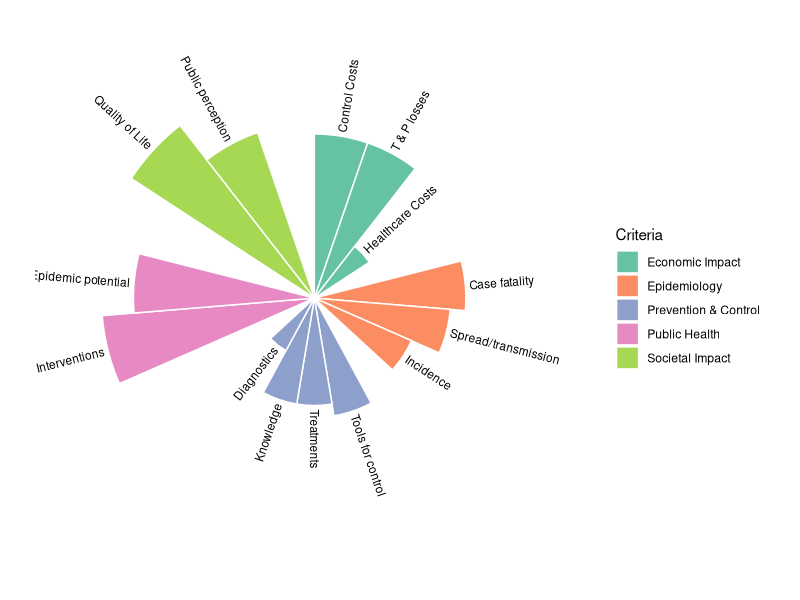

Here is the R script that generated this plot: (Note: this script raises an error after producing the figure.)
#### Code for plot based upon attribute points 
# rm(list=ls())
# 
# library(ggplot2)
# library(dplyr)
# library(tibble)
# library(RColorBrewer)
# 
# Criteria <- data.frame(
#   Criteria = c("Epidemiology", "Prevention_control", "Public_health", "Economic_impact", "Societal_impact"), 
#   Rank = c(3,2,1,4,5), 
#   Points = c(100, 100, 100, 80, 80)
# )
# 
# # Define Attributes data
# Attributes <- data.frame(
#   Attributes = c(
#     "Epi_incidence", "Epi_lethality", "Epi_spread", 
#     "Prev_control_diagnostics", "Prev_control_treatments", "Prev_control_tools", "Prev_control_knowledge", 
#     "Public_health_intervention",  "Public_health_epidemic", 
#     "Economic_impact_control_costs", "Economic_impact_health_costs", "Economic_impact_tourism_costs", 
#     "Societal_impact_QOL", "Societal_impact_public"
#   ), 
#   Rank = c(3,1,2, 4,2,1,3,1,2,1,3,2, 1,2), 
#   Points = c(70, 100, 90, 50, 90, 100, 90, 100, 85, 100, 40, 100, 100, 80)
# )
# 
# Attributes$Weight <- c(Attributes[[1,3]]/sum(Attributes[c(1:3), 3]), 
#                        Attributes[[2,3]]/sum(Attributes[c(1:3), 3]), 
#                        Attributes[[3,3]]/sum(Attributes[c(1:3), 3]), 
#                        Attributes[[4,3]]/sum(Attributes[c(4:7), 3]), 
#                        Attributes[[5,3]]/sum(Attributes[c(4:7), 3]), 
#                        Attributes[[6,3]]/sum(Attributes[c(4:7), 3]), 
#                        Attributes[[7,3]]/sum(Attributes[c(4:7), 3]), 
#                        Attributes[[8,3]]/sum(Attributes[c(8:9), 3]), 
#                        Attributes[[9,3]]/sum(Attributes[c(8:9), 3]), 
#                        Attributes[[10,3]]/sum(Attributes[c(10:12), 3]), 
#                        Attributes[[11,3]]/sum(Attributes[c(10:12), 3]), 
#                        Attributes[[12,3]]/sum(Attributes[c(10:12), 3]), 
#                        Attributes[[13,3]]/sum(Attributes[c(13:14), 3]), 
#                        Attributes[[14,3]]/sum(Attributes[c(13:14), 3])) 
# 
# 
# # Assign groups manually
# Attributes$Criteria <- c(
#   rep("Epidemiology", 3),
#   rep("Prevention_control", 4),
#   rep("Public_health", 2),
#   rep("Economic_impact", 3),
#   rep("Societal_impact", 2)
# )
# 
# # Custom labels for bars
# Labels <- c(
#   "Incidence", "Case fatality", "Spread/transmission", 
#   "Diagnostics", "Treatments", "Tools for control", "Knowledge", 
#   "Interventions", "Epidemic potential", 
#   "Control Costs", "Healthcare Costs", "T & P losses", 
#   "Quality of Life", "Public perception"
# )
# Attributes$Label <- Labels
# 
# # Add empty bars
# empty_bar <- 1  # number of empty bars between groups
# to_add <- data.frame(
#   Attributes = rep(NA, empty_bar * length(unique(Attributes$Criteria))),
#   Rank = NA,
#   Points = 0,
#   Criteria = rep(unique(Attributes$Criteria), each = empty_bar),
#   Label = rep("", empty_bar * length(unique(Attributes$Criteria)))
# )
# 
# # Combine Attributes and empty bars
# Attributes_full <- rbind(Attributes, to_add) %>%
#   arrange(Criteria, Rank) %>%
#   mutate(id = row_number())
# 
# # Calculate angles and hjust
# total_bars <- nrow(Attributes_full)
# Attributes_full <- Attributes_full %>%
#   mutate(
#     angle = 90 - 360 * (id - 0.5) / total_bars,
#     hjust = ifelse(angle < -90, 1, 0),
#     angle = ifelse(angle < -90, angle + 180, angle)
#   )
# 
# # Custom Criteria names for the legend
# criteria_names <- c(
#   Epidemiology = "Epidemiology",
#   Prevention_control = "Prevention & Control",
#   Public_health = "Public Health",
#   Economic_impact = "Economic Impact",
#   Societal_impact = "Societal Impact"
# )
# 
# # Plot
# p <- ggplot(Attributes_full, aes(x = factor(id), y = Points, fill = Criteria)) +
#   geom_bar(stat = "identity", width = 1, color = "white") +
#   coord_polar(start = 0) +
#   geom_text(
#     aes(x = factor(id), y = Points + 10, label = Label, hjust = hjust, angle = angle),
#     color = "black", size = 3, na.rm = TRUE
#   ) +
#   scale_fill_manual(
#     name = "Criteria",
#     values = RColorBrewer::brewer.pal(n = 5, name = "Set2"),
#     labels = criteria_names
#   ) +
#   theme_minimal() +
#   theme(
#     legend.position = "right",
#     axis.text = element_blank(),
#     axis.title = element_blank(),
#     panel.grid = element_blank(),
#     plot.margin = margin(0.5, 0.5, 0.5, 0.5, unit = "cm")  # top, right, bottom, left
#   ) +
#   guides(fill = guide_legend(title = "Criteria"))
# 
# svg(file = "C:/Users/jw0104/OneDrive - University of Surrey/Documents/Argentina - echino/MCDA elicitation Argentina/Manuscript/Figure_Circular.svg",   
#     width = 10,height = 10)
# # Print plot
# print(p)
# 
# 
# dev.off()


#### Code for plot based upon final attribute weights. Attributes that were categorised as less than or 
#equal to 2 per criteria had the highest hierarchical weights assigned to them.   

rm(list=ls())

library(ggplot2)
library(dplyr)
library(tibble)
library(RColorBrewer)

Criteria <- data.frame(
  Criteria = c("Epidemiology", "Prevention_control", "Public_health", "Economic_impact", "Societal_impact"), 
  Rank = c(3,2,1,4,5), 
  Points = c(100, 100, 100, 80, 80)
)

# Define Attributes data
Attributes <- data.frame(
  Attributes = c(
    "Epi_incidence", "Epi_lethality", "Epi_spread", 
    "Prev_control_diagnostics", "Prev_control_treatments", "Prev_control_tools", "Prev_control_knowledge", 
    "Public_health_intervention",  "Public_health_epidemic", 
    "Economic_impact_control_costs", "Economic_impact_health_costs", "Economic_impact_tourism_costs", 
    "Societal_impact_QOL", "Societal_impact_public"
  ), 
  Rank = c(3,1,2, 4,2,1,3,1,2,1,3,2, 1,2), 
  Points = c(70, 100, 90, 50, 90, 100, 90, 100, 85, 100, 40, 100, 100, 80)
)

# Calculate Weights by sub-group
Attributes$Weight <- c(
  Attributes[1,3]/sum(Attributes[1:3,3]), 
  Attributes[2,3]/sum(Attributes[1:3,3]), 
  Attributes[3,3]/sum(Attributes[1:3,3]), 
  Attributes[4,3]/sum(Attributes[4:7,3]), 
  Attributes[5,3]/sum(Attributes[4:7,3]), 
  Attributes[6,3]/sum(Attributes[4:7,3]), 
  Attributes[7,3]/sum(Attributes[4:7,3]), 
  Attributes[8,3]/sum(Attributes[8:9,3]), 
  Attributes[9,3]/sum(Attributes[8:9,3]), 
  Attributes[10,3]/sum(Attributes[10:12,3]), 
  Attributes[11,3]/sum(Attributes[10:12,3]), 
  Attributes[12,3]/sum(Attributes[10:12,3]), 
  Attributes[13,3]/sum(Attributes[13:14,3]), 
  Attributes[14,3]/sum(Attributes[13:14,3])
)

# Assign groups manually
Attributes$Criteria <- c(
  rep("Epidemiology", 3),
  rep("Prevention_control", 4),
  rep("Public_health", 2),
  rep("Economic_impact", 3),
  rep("Societal_impact", 2)
)

# Custom labels for bars
Labels <- c(
  "Incidence", "Case fatality", "Spread/transmission", 
  "Diagnostics", "Treatments", "Tools for control", "Knowledge", 
  "Interventions", "Epidemic potential", 
  "Control Costs", "Healthcare Costs", "T & P losses", 
  "Quality of Life", "Public perception"
)
Attributes$Label <- Labels

# Add empty bars
empty_bar <- 1  # number of empty bars between groups
to_add <- data.frame(
  Attributes = rep(NA, empty_bar * length(unique(Attributes$Criteria))),
  Rank = NA,
  Points = 0,
  Weight = 0,
  Criteria = rep(unique(Attributes$Criteria), each = empty_bar),
  Label = rep("", empty_bar * length(unique(Attributes$Criteria)))
)

# Combine Attributes and empty bars
Attributes_full <- rbind(Attributes, to_add) %>%
  arrange(Criteria, Rank) %>%
  mutate(id = row_number())

# Calculate angles and hjust
total_bars <- nrow(Attributes_full)
Attributes_full <- Attributes_full %>%
  mutate(
    angle = 90 - 360 * (id - 0.5) / total_bars,
    hjust = ifelse(angle < -90, 1, 0),
    angle = ifelse(angle < -90, angle + 180, angle)
  )

# Custom Criteria names for the legend
criteria_names <- c(
  Epidemiology = "Epidemiology",
  Prevention_control = "Prevention & Control",
  Public_health = "Public Health",
  Economic_impact = "Economic Impact",
  Societal_impact = "Societal Impact"
)

# Plot
p <- ggplot(Attributes_full, aes(x = factor(id), y = Weight, fill = Criteria)) +
  geom_bar(stat = "identity", width = 1, color = "white") +
  coord_polar(start = 0) +
  geom_text(
    aes(x = factor(id), y = Weight + 0.01, label = Label, hjust = hjust, angle = angle),
    color = "black", size = 3, na.rm = TRUE
  ) +
  scale_fill_manual(
    name = "Criteria",
    values = RColorBrewer::brewer.pal(n = 5, name = "Set2"),
    labels = criteria_names
  ) +
  theme_minimal() +
  theme(
    legend.position = "right",
    axis.text = element_blank(),
    axis.title = element_blank(),
    panel.grid = element_blank(),
    plot.margin = margin(0.5, 0.5, 0.5, 0.5, unit = "cm")
  ) +
  guides(fill = guide_legend(title = "Criteria"))



svg(file = "C:/Users/jw0104/OneDrive - University of Surrey/Documents/Argentina - echino/MCDA elicitation Argentina/Manuscript/Figure_Circular.svg",   
    width = 10,height = 10)
# Print plot
print(p)


dev.off()
